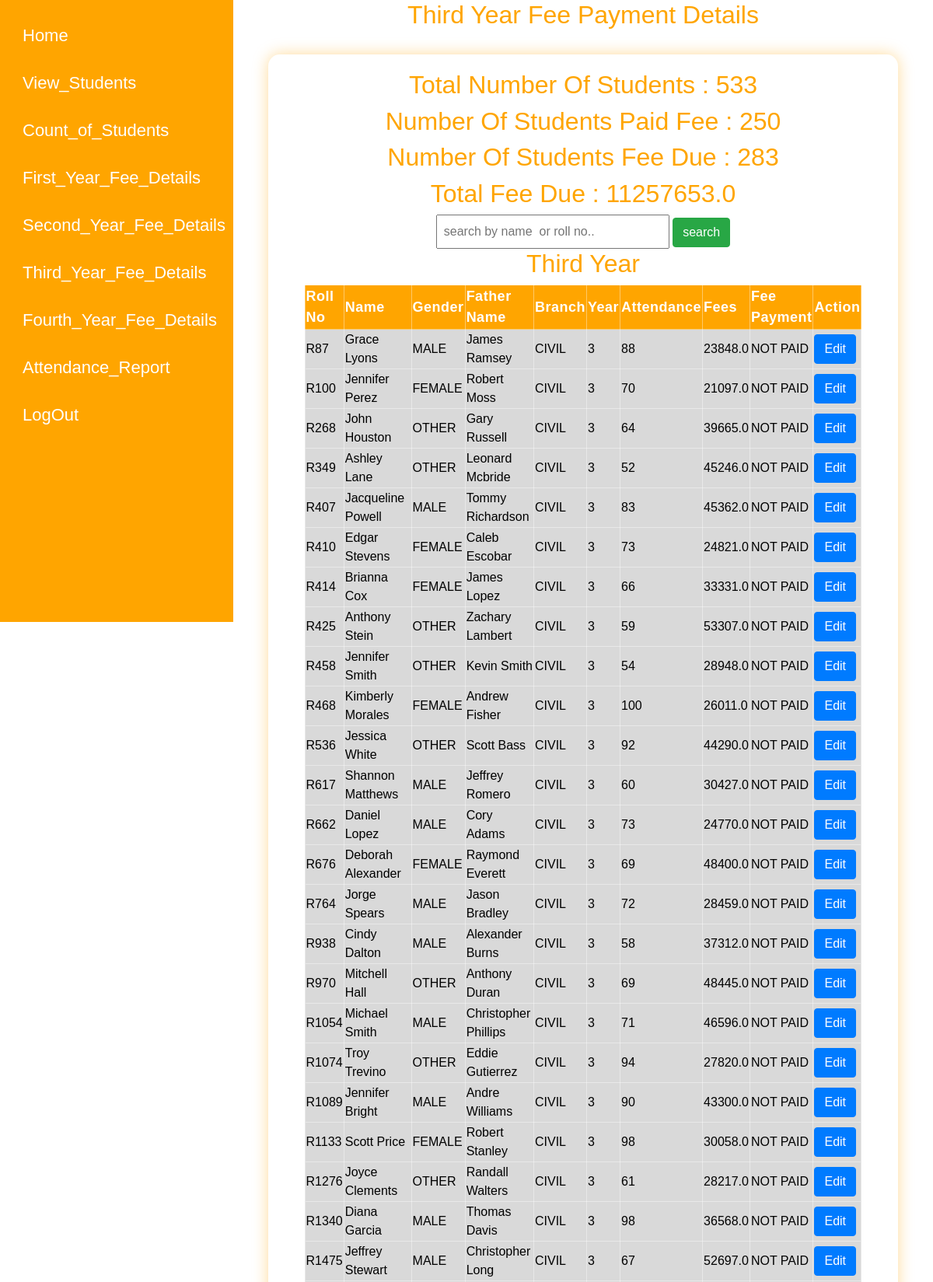
The page /tfp_details/ (upper part) on the database its author committed.
### testapp/models.py (models this page shows, shortened)
class Student(models.Model):
    user=models.OneToOneField(User, on_delete=models.CASCADE,null=True,blank=True)
    roll_number=models.CharField(max_length=30,unique=True)
    name=models.CharField(max_length=30)
    gender=models.CharField(max_length=10)
    father_name=models.CharField(max_length=40)
    branch=models.CharField(max_length=50)
    year=models.IntegerField()
    attendance=models.IntegerField()
    fees=models.FloatField()
    fee_payment=models.CharField(max_length=10)

### testapp/views.py (the view)
# urls.py: path('tfp_details/',views.third_year_fee_view,name="tfp"),
def third_year_fee_view(request):
    counts=Student.objects.filter(year=3).count()
    paid=Student.objects.filter(year=3,fee_payment="PAID").count()
    notpaid = Student.objects.filter(year=3, fee_payment="NOT PAID").count()
    sum = Student.objects.filter(year=3,fee_payment="NOT PAID").aggregate(Sum('fees'))
    query=request.GET.get("q")
    if query:
        student=Student.objects.filter(year=3).filter(Q(name__icontains=query) | Q(roll_number__icontains=query))
    else:
        student=Student.objects.filter(year=3,fee_payment="NOT PAID").order_by('branch')
    return render(request,"testapp/tfp.html",{'counts':counts,
                                              'paid':paid,
                                              'notpaid':notpaid,
                                              'sum':sum['fees__sum'],
                                              'student':student})

### templates/testapp/tfp.html (shortened to what this page needs)
<!DOCTYPE html>
{%extends 'testapp/base.html'%}
{%block body_block%}
<div class="content1">
  <h2 style="color:orange">Third Year Fee Payment Details</h2>
  <br>
   <div class="content12">
<h2 style="color:orange">Total Number Of Students : {{counts}}</h2>
       <h2 style="color:orange"> Number Of Students  Paid Fee : {{paid}}</h2>
       <h2 style="color:orange"> Number Of Students  Fee Due : {{notpaid}}</h2>
        <h2 style="color:orange"> Total Fee Due : {{sum}}</h2>
       <form method="GET">
           <input type="text" name="q" placeholder="search by name  or roll no.." style="padding:8px; width:300px;">
           <button type="submit" class="btn btn-success" >search</button>
       </form>
       <h2 style="color:orange">Third Year</h2>
<table border="1" class="stud-table" >
  <thead class="stud-table1">
  <tr>
    <th>Roll No</th>
    <th>Name</th>
    <th>Gender</th>
    <th>Father Name</th>
    <th>Branch</th>
    <th>Year</th>
    <th>Attendance</th>
    <th>Fees</th>
    <th>Fee Payment</th>
    <th >Action</th>
  </tr>
  </thead>
  {% for stud in student%}
  <tr class="stud-table2">
    <td>{{stud.roll_number}}</td>
    <td>{{stud.name}}</td>
    <td>{{stud.gender}}</td>
    <td>{{stud.father_name}}</td>
    <td>{{stud.branch}}</td>
    <td>{{stud.year}}</td>
    <td>{{stud.attendance}}</td>
    <td>{{stud.fees}}</td>
    <td>{{stud.fee_payment}}</td>
    <td>
      <a href="/edit3/{{stud.id}}" class="btn btn-primary">Edit</a>
    </td>
  </tr>
  {% endfor %}
    </table>
   </div>
</div>
{% endblock %}

### static/css/style.css (style rules this page uses)
body { display:flex; font-family:Arial; margin:0px; }
.content1 { display:flex; flex-direction:column; margin-left:300px; width:100%; align-items:center; }
.content12 { display:flex; flex-direction:column; align-items:center; width: 90%; background: rgba(255, 255, 255, 0.2); backdrop-filter: blur(6px); padding: 20px; border-radius: 15px; box-shadow: 0 0 20px rgba(255, 165, 0, 0.4); }
.stud-table { width: 90%; border-collapse: collapse; background: rgba(255, 255, 255, 0.15); backdrop-filter: blur(12px); border: 1px solid rgba(255, 255, 255, 0.4); border-radius: 10px; }
.stud-table1 { padding: 12px; background: rgba(255,165,0); color: white; font-size: 18px; letter-spacing: 0.5px; }
.stud-table2 { padding: 10px; color: black; font-size: 16px; font-family:sans-serif; font-weight: 500; background: rgba(0, 0, 0, 0.15); border-bottom: 1px solid rgba(255, 255, 255, 0.4); }

### rows shown on the page
Student: roll_number "R87", name "Grace Lyons", gender "MALE", father_name "James Ramsey", branch "CIVIL", year "3", attendance "88", fees "23848.0", fee_payment "NOT PAID"
Student: roll_number "R100", name "Jennifer Perez", gender "FEMALE", father_name "Robert Moss", branch "CIVIL", year "3", attendance "70", fees "21097.0", fee_payment "NOT PAID"
Student: roll_number "R268", name "John Houston", gender "OTHER", father_name "Gary Russell", branch "CIVIL", year "3", attendance "64", fees "39665.0", fee_payment "NOT PAID"
Student: roll_number "R349", name "Ashley Lane", gender "OTHER", father_name "Leonard Mcbride", branch "CIVIL", year "3", attendance "52", fees "45246.0", fee_payment "NOT PAID"
Student: roll_number "R407", name "Jacqueline Powell", gender "MALE", father_name "Tommy Richardson", branch "CIVIL", year "3", attendance "83", fees "45362.0", fee_payment "NOT PAID"
Student: roll_number "R410", name "Edgar Stevens", gender "FEMALE", father_name "Caleb Escobar", branch "CIVIL", year "3", attendance "73", fees "24821.0", fee_payment "NOT PAID"
Student: roll_number "R414", name "Brianna Cox", gender "FEMALE", father_name "James Lopez", branch "CIVIL", year "3", attendance "66", fees "33331.0", fee_payment "NOT PAID"
Student: roll_number "R425", name "Anthony Stein", gender "OTHER", father_name "Zachary Lambert", branch "CIVIL", year "3", attendance "59", fees "53307.0", fee_payment "NOT PAID"
Student: roll_number "R458", name "Jennifer Smith", gender "OTHER", father_name "Kevin Smith", branch "CIVIL", year "3", attendance "54", fees "28948.0", fee_payment "NOT PAID"
Student: roll_number "R468", name "Kimberly Morales", gender "FEMALE", father_name "Andrew Fisher", branch "CIVIL", year "3", attendance "100", fees "26011.0", fee_payment "NOT PAID"
Student: roll_number "R536", name "Jessica White", gender "OTHER", father_name "Scott Bass", branch "CIVIL", year "3", attendance "92", fees "44290.0", fee_payment "NOT PAID"
Student: roll_number "R617", name "Shannon Matthews", gender "MALE", father_name "Jeffrey Romero", branch "CIVIL", year "3", attendance "60", fees "30427.0", fee_payment "NOT PAID"
Student: roll_number "R662", name "Daniel Lopez", gender "MALE", father_name "Cory Adams", branch "CIVIL", year "3", attendance "73", fees "24770.0", fee_payment "NOT PAID"
Student: roll_number "R676", name "Deborah Alexander", gender "FEMALE", father_name "Raymond Everett", branch "CIVIL", year "3", attendance "69", fees "48400.0", fee_payment "NOT PAID"
Student: roll_number "R764", name "Jorge Spears", gender "MALE", father_name "Jason Bradley", branch "CIVIL", year "3", attendance "72", fees "28459.0", fee_payment "NOT PAID"
Student: roll_number "R938", name "Cindy Dalton", gender "MALE", father_name "Alexander Burns", branch "CIVIL", year "3", attendance "58", fees "37312.0", fee_payment "NOT PAID"
Student: roll_number "R970", name "Mitchell Hall", gender "OTHER", father_name "Anthony Duran", branch "CIVIL", year "3", attendance "69", fees "48445.0", fee_payment "NOT PAID"
Student: roll_number "R1054", name "Michael Smith", gender "MALE", father_name "Christopher Phillips", branch "CIVIL", year "3", attendance "71", fees "46596.0", fee_payment "NOT PAID"
Student: roll_number "R1074", name "Troy Trevino", gender "OTHER", father_name "Eddie Gutierrez", branch "CIVIL", year "3", attendance "94", fees "27820.0", fee_payment "NOT PAID"
Student: roll_number "R1089", name "Jennifer Bright", gender "MALE", father_name "Andre Williams", branch "CIVIL", year "3", attendance "90", fees "43300.0", fee_payment "NOT PAID"
Student: roll_number "R1133", name "Scott Price", gender "FEMALE", father_name "Robert Stanley", branch "CIVIL", year "3", attendance "98", fees "30058.0", fee_payment "NOT PAID"
Student: roll_number "R1276", name "Joyce Clements", gender "OTHER", father_name "Randall Walters", branch "CIVIL", year "3", attendance "61", fees "28217.0", fee_payment "NOT PAID"
Student: roll_number "R1340", name "Diana Garcia", gender "MALE", father_name "Thomas Davis", branch "CIVIL", year "3", attendance "98", fees "36568.0", fee_payment "NOT PAID"
Student: roll_number "R1475", name "Jeffrey Stewart", gender "MALE", father_name "Christopher Long", branch "CIVIL", year "3", attendance "67", fees "52697.0", fee_payment "NOT PAID"

### other values the page prints
{{ counts }} "533"
{{ paid }} "250"
{{ notpaid }} "283"
{{ sum }} "11257653.0"
